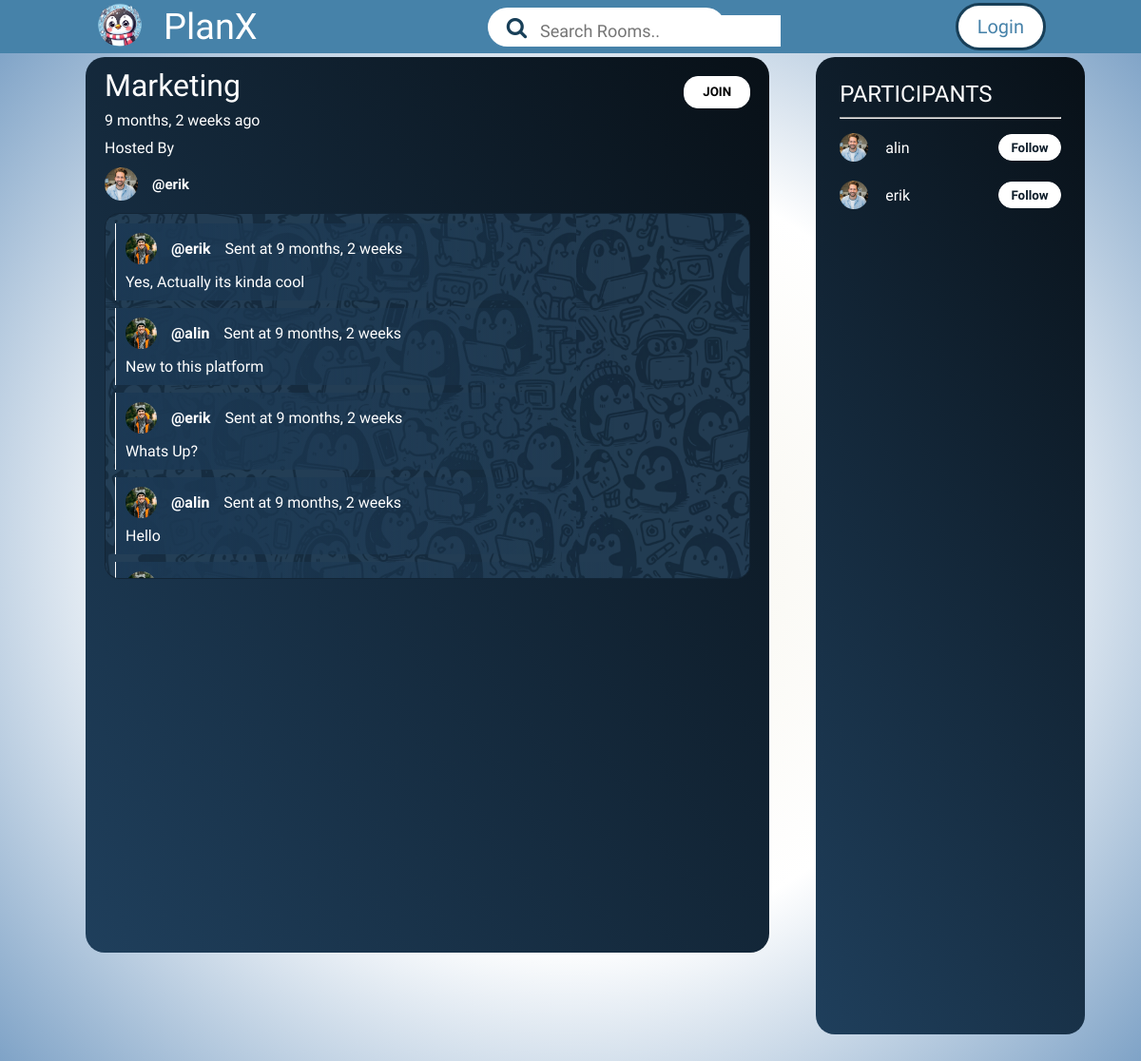
/room/11/, run on the app's committed database.
### base/models.py (models this page shows, shortened)
class Room(models.Model):
    host = models.ForeignKey(User, on_delete = models.SET_NULL, null=True)
    topic = models.ForeignKey(Topic, on_delete = models.SET_NULL, null=True)
    name = models.CharField(max_length=200)
    description = models.TextField(null=True, blank = True)
    participants = models.ManyToManyField(User, related_name='participants', blank=True)
    updated = models.DateTimeField(auto_now = True)
    created = models.DateTimeField(auto_now_add = True)
    class Meta:
        ordering = ['-updated', '-created']

class Message(models.Model):
    user = models.ForeignKey(User, on_delete = models.CASCADE)
    room = models.ForeignKey(Room, on_delete = models.CASCADE)
    body = models.TextField()
    updated = models.DateTimeField(auto_now = True)
    created = models.DateTimeField(auto_now_add = True)
    class Meta:
        ordering = ['-updated', '-created']

### base/views.py (the view, shortened to what this page needs)
# urls.py: path('room/<str:pk>/', views.room, name="room"),
def room(request, pk):
    room = Room.objects.get(id=pk)
    room_messages = room.message_set.all()
    participants = room.participants.all()
    context = {'room':room, 'room_messages':room_messages, 'participants':participants}
    return render(request, 'base/room.html', context)

### base/templates/base/room.html (shortened to what this page needs)
{% extends 'main.html' %}
{% load static %}
{% block content %}
    <link rel="stylesheet" href="{% static 'styles/room.css' %}">
    <div class="container">
        <div class="left-container">
            <div class="row-1">
                <div class="title">
                    <h1>{{ room.name }}</h1>
                    <p>{{ room.created|timesince }} ago</p>
                </div>
                <button>JOIN</button>
            </div>
            <div class="row-2">
                <p>Hosted By</p>
                <div class="profile">
                    <img src="{% static '/images/ellipse2.png' %}" alt="">
                    <p>@erik</p>
                </div>
            </div>
                <div id="chat-container" class="chat-container" style=" background-image: url({% static '/images/chatBg.png'%});">
                    <div id="chat-messages" class="chat-messages">
                      {% for message in room_messages %}
                        <div class="message">
                            <div class="prod">
                                <img src="{% static '/images/ellipse2 (1).png' %}" alt="" srcset="">
                                <h4>@{{ message.user }}</h4>
                                <p>Sent at {{ message.created|timesince }}</p>
                            </div>
                            <p class="chat">
                                {{ message.body }}
                            </p>
                        </div>
                      {% endfor %}
                    </div>
                </div>
        </div>
        <div class="right-container">
            <h2>PARTICIPANTS</h2>
            <hr>
            <div class="partic">
                {% for user in participants %}
                <div class="part">
                    <div class="cont">
                        <img src="{% static '/images/ellipse2.png'%}" alt="" srcset="">
                        <p>{{ user.username }}</p>
                    </div>
                    <button>Follow</button>
                </div>
                {% endfor %}
            </div>
        </div>
    </div>
    {% endblock %}

### templates/main.html (shortened to what this page needs)
<!DOCTYPE html>
{% load static %}
<html lang="en">
<head>
  <link rel="stylesheet" href="{% static 'styles/feed.css' %}">
  <link rel="stylesheet" href="https://cdnjs.cloudflare.com/ajax/libs/font-awesome/5.15.3/css/all.min.css">
  <link rel="stylesheet" href="https://cdnjs.cloudflare.com/ajax/libs/font-awesome/4.7.0/css/font-awesome.min.css">
</head>
<body>
    {% include 'navbar.html' %}
    {% block content %}
    {% endblock %}
</body>
</html>

### templates/navbar.html (shortened to what this page needs)
{% load static %}
<header>
    <div class="logo-name"><a href="{% url 'home' %}"><img src="{% static 'images/Logo.png' %}" class="logo"></a>
      <p>PlanX</p>
    </div>
    {% if request.user.is_authenticated %}
    <div class="navbar" id="navbar">
      <ul class="nav-links">
        <i class="fa fa-search" aria-hidden="true"></i>
        <form method="GET" action="{% url 'homepage' %}">
            <input name="q" type="text" placeholder="Search Rooms..">
        </form>
      </ul>
      <p style="position: absolute; left: 80%; color: #fff;
      font-family: 'Laila', sans-serif;">Hello, <span style="font-weight: 600; text-transform: capitalize;font-size: 20px; padding-left: 5px;"> {{ request.user.username }}</span></p>
      <a href="{% url 'logout' %}" class="login-btn">Logout</a>
      <a href="javascript:void(0);" class="icon" onclick="myFunction()">
          <i class="fa fa-bars"></i>
      </a>
    </div>
    {% else %}
    <div class="navbar" id="navbar">
        <ul class="nav-links">
          <i class="fa fa-search" aria-hidden="true"></i>
          <form method="GET" action="{% url 'home' %}">
              <input name="q" type="text" placeholder="Search Rooms..">
          </form>
        </ul>
        <a href="{% url 'login' %}" class="login-btn">Login</a>
      </div>
    {% endif %}
  </header>

### static/styles/feed.css (style rules this page uses)
* { margin: 0; padding: 0; box-sizing: border-box; }
body { background: radial-gradient(#F6F4EB, #fff, #749BC2); }
html { scroll-behavior: smooth; }
header { position: fixed; top: 0; left: 0; background: #4682A9; width: 100%; display: flex; justify-content: space-between; align-items: center; transition: 0.6s; padding: 0px 100px; z-index: 10000; }
header .logo { position: relative; width: 52px; transition: all 0.6s ease 0s; padding: 3px; background: #4682a9; border-radius: 50%; }
.navbar { display: contents; justify-content: center; padding: 0 50px; position: relative; width: 100%; }
.nav-links { position: relative; display: flex; background: #ffffff; list-style: none; justify-content: flex-start; border-radius: 25px; font-weight: 700; padding-left: 20px; width: 25%; font-family: "Laila", serif; font-style: normal; align-items: center; }
.nav-links input[type=text] { float: right; margin-left: 8px; padding: 6px; border: none; margin-top: 8px; margin-right: 16px; font-size: 18px; font-family: 'Laila', sans-serif; color: #183F58; }
.nav-links i { font-size: 23px; color: #183F58; }
.login-btn { background: #fff; color: #4682A9; padding: 10px 20px; font-family: "Lilita One", sans-serif; text-decoration: none; font-size: 20px; border: solid #183F58; font-weight:lighter; border-radius: 30px; }
.logo-name { display: flex; align-items: center; gap: 20px; }
.logo-name p { font-size: 38px; cursor: pointer; font-family: "Lilita One", sans-serif; color: #fff; }
.container { min-height: 100vh; position: relative; margin: 60px 10px; display: flex; flex-direction: row; justify-content: space-between; }
.profile { display: flex; flex-direction: row; width: 75%; gap: 12px; align-items: center; justify-content: flex-start; }
.profile img { width: 43px; }
.profile p { font-family: 'Laila', sans-serif; font-size: 15px; font-weight: bold; color: #fff; }
.partic img { width: 46px; padding-right: 5px; }

### data on the page
Room: name "Marketing", created "9 months, 2 weeks"
Message: user "erik", created "9 months, 2 weeks", body "Yes, Actually its kinda cool"
Message: user "alin", created "9 months, 2 weeks", body "New to this platform"
Message: user "erik", created "9 months, 2 weeks", body "Whats Up?"
Message: user "alin", created "9 months, 2 weeks", body "Hello"

### other printed values
{{ user.username }} "alin"
{{ user.username }} "erik"
